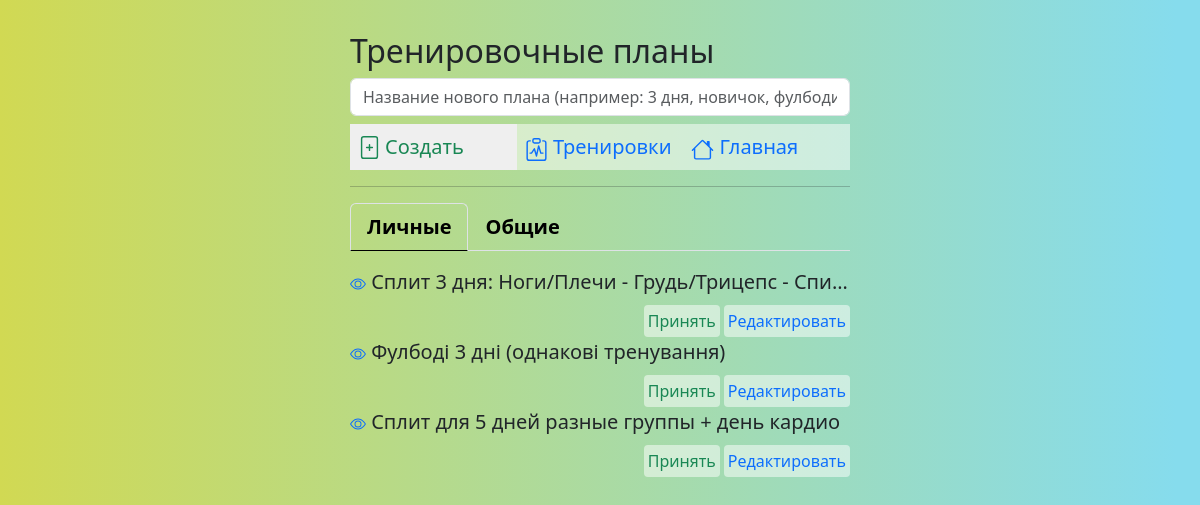
The app's page /plans_all (signed in) with its own data.
### _models.py (models this page shows, shortened)
class User(db.Model, UserMixin):
    __tablename__ = 'users'
    id = db.Column(db.Integer, primary_key=True)
    name = db.Column(db.String(80), nullable=False, unique=True)
    password = db.Column(db.String(80), nullable=False)
    role = db.Column(db.String(80), nullable=False, default='user')
    email = db.Column(db.String(80), unique=True, nullable=False)
    language = db.Column(db.String(20), default='EN')
    preferences = db.Column(db.Text, default=[])
    date_registration = Column(db.DateTime)
    date_last_activity = Column(db.DateTime)
    trainings = relationship('UserTraining', back_populates='user')

class Plan(db.Model):
    __tablename__ = 'plans'
    id = db.Column(db.Integer, primary_key=True)
    name = db.Column(db.String, default='New Plan')
    local_names = db.Column(db.Text)
    owner = db.Column(db.String, default='Admin')
    img = db.Column(db.Text)
    trainings = relationship('Training', secondary='plan_trainings', back_populates='plans')

### main.py (the view)
@app.route('/plans_all', methods=['POST', 'GET'])
@login_required
def plans_all():
    languages = config.LANGUAGES
    conditions = or_(Plan.owner == current_user.name, Plan.owner == 'admin')
    plans = Plan.query.filter(conditions).all()
    plan_ids = [plan.id for plan in plans]
    plan_trainings = Plan_Trainings.query.filter(Plan_Trainings.plan_id.in_(plan_ids)).all()
    trainings_ids = [plan_training.training_id for plan_training in plan_trainings]
    trains = Training.query.filter(Training.training_id.in_(trainings_ids)).all()
    trainings_in_plan = {}  # {plan: [trains], ...}
    plans_local_names = {} # {plan: local_name}
    json_trainings_in_plan = []
    for plan in plans:
        plans_local_names[plan] = json.loads(plan.local_names) if plan.local_names is not None else {lang: '' for lang in languages}
        trainings_in_plan[plan] = []
        for plan_train in plan_trainings:
            for train in trains:
                if train.training_id == plan_train.training_id and plan_train.plan_id == plan.id:
                    train_time = 0
                    ex_loc_names_user_lang = []
                    for exercise in train.exercises:
                        te = TrainingExercise.query.filter_by(training_id=train.training_id, exercise_id=exercise.exercise_id).first()
                        train_time += te.sets * exercise.time_per_set
                        ex_loc_names = json.loads(exercise.localized_name)
                        ex_loc_name = ex_loc_names[current_user.language]
                        ex_loc_names_user_lang.append(ex_loc_name)
                    train_local_names = json.loads(train.local_names) if train.local_names is not None else {current_user.language: train.name}
                    train_local_name = train_local_names[current_user.language]
                    trainings_in_plan[plan].append([train_local_name, train_time, ex_loc_names_user_lang])
    for plan in plans:
        json_trainings_in_plan.append((plan.id, plan.name, plan.owner, plan.local_names, trainings_in_plan[plan]))
    return render_template('plans_all.html', trainings_in_plan=trainings_in_plan, plans_local_names=plans_local_names)

### _logic.py (called while the page is built)
def load_localization_dict():
    phrases = Localization.query.all()
    phrases_list = {}
    for phrase in phrases:
        translations_dict = json.loads(phrase.translations)
        phrases_list[phrase.key] = translations_dict
    return phrases_list

### main.py (called while the page is built)
@login_manager.user_loader
def load_user(user_id):
    return User.query.get(int(user_id))

@app.context_processor
def inject_local_dict():
    local_dict = load_localization_dict()
    return {'local_dict': local_dict}

### templates/plans_all.html (shortened to what this page needs)
{% extends 'base.html' %}
{% block body %}
<div class="account-block pt-3">
    <div class="mt-3">
        <h2>
            {{local_dict['Training plans'][current_user.language]}}
        </h2>
    </div>
        <form action="/plan_new/0" method="post">
            <div class=" mb-2">
                <input type="text" name="plan_name" id="plan_name" class="form-control" placeholder="{{local_dict['new plan placeholder'][current_user.language]}}" required>
            </div>
            <div class="mb-2 d-flex">
                <div class="account-item fs-5 flex-grow-1 m-0 p-0 text-truncate">
                    <button type="submit" class="submit-no-border text-success d-flex str-link p-2">
                        {{local_dict['Create'][current_user.language]}}
                    </button>
                </div>
                <div class="account-item fs-5 m-0 p-0 text-truncate">
                     <a href="/new_train" class="str-link link-underline link-underline-opacity-0 p-2">
                         {{local_dict['Workouts'][current_user.language]}}
                     </a>
                </div>
                <div class="account-item fs-5 m-0 p-0 text-truncate">
                     <a href="/" class="str-link link-underline link-underline-opacity-0 p-2">
                         {{local_dict['Main'][current_user.language]}}
                     </a>
                </div>
            </div>
        </form>
        <hr>
        <ul class="nav nav-tabs mb-3 fs-5 fw-semibold" id="pills-tab" role="tablist">
                <li class="nav-item" role="presentation">
                    <button class="nav-link active" id="user_plans_tab" data-bs-toggle="pill" data-bs-target="#user_plans" type="button" role="tab" aria-controls="user_plans" aria-selected="true">
                        {{local_dict['Personal'][current_user.language]}}
                    </button>
                </li>
                <li class="nav-item" role="presentation">
                    <button class="nav-link" id="common_tab_tab" data-bs-toggle="pill" data-bs-target="#common_plans" type="button" role="tab" aria-controls="common_plans" aria-selected="false">
                        {{local_dict['General'][current_user.language]}}
                    </button>
                </li>
        </ul>
        <div class="tab-content" id="tabContent">
            <div class="tab-pane fade show active" id="user_plans" role="tabpanel" aria-labelledby="user_plans_tab" tabindex="0">
                {% for plan, trains in trainings_in_plan.items() %}
                {% if plan.owner == current_user.name %}
                    <div class="row">
                            <div class="fs-5  mb-2 text-truncate">
                                <a class="link-underline link-underline-opacity-0" data-bs-toggle="collapse" href="#collapse_user_plan{{plan.id}}" role="button" aria-expanded="false" aria-controls="collapse_user_plan{{plan.id}}">
                                    <span class="text-dark">{{plan.name}}</span>
                                </a>
                            </div>
                            <div class="d-flex justify-content-end">
                                <div class="mx-1">
                                    <a href="/assign_training/{{plan.id}}" class="btn-personal str-link p-1 rounded-1 link-underline link-underline-opacity-0 text-success">
                                        {{local_dict['Accept'][current_user.language]}}
                                    </a>
                                </div>
                                <div class="mx-0">
                                    {% if plan.owner == current_user.name %}
                                        <a href="/plan_new/{{plan.id}}" class="btn-personal str-link p-1 rounded-1 link-underline link-underline-opacity-0 text-primary">
                                            {{local_dict['Edit'][current_user.language]}}
                                        </a>
                                    {% endif %}
                                </div>
                            </div>
                    </div>
                {% endif %}
                {% endfor %}
            </div>
        </div>
</div>
{% endblock %}

### templates/base.html (shortened to what this page needs)
<!doctype html>
<html lang="ru">
<head>
    <link rel="stylesheet" href="{{ url_for('static', filename='css/bootstrap.min.css' )}}">
    <link rel="stylesheet" href="{{ url_for('static', filename='css/main.css' )}}">
    <link href="https://cdnjs.cloudflare.com/ajax/libs/select2/4.1.0-beta.1/css/select2.min.css" rel="stylesheet" />
</head>
<body>
    <div class="container">
        {% block body %}{% endblock %}
    </div>
</body>
</html>

### static/css/main.css (style rules this page uses)
body { background-image: linear-gradient(90deg, rgba(2,0,36,1) 0%, rgba(209,217,83,1) 0%, rgba(134,220,237,1) 98%); background-size: cover; background-repeat: no-repeat; background-attachment: fixed; }
.nav-link.active { background-color: rgba(0, 0, 0, 0.2); }
.str-link { display: inline-block; width: 100%; height: 100%; }
.nav-tabs .nav-item .nav-link { color: black; }
.nav-tabs .nav-item .nav-link.active { background-color: rgba(255,255,240, 0); border-bottom: solid black; border-width: 1px; }
.account-block { position: absolute; top: 0; left: 0; width:100%; max-width: 500px; left: 50%; transform: translateX(-50%); }
.account-item { width: 100%; background-color: rgba(255,255,255, 0.5); margin: 3px; padding: 7px; border: none; }
.btn-personal { background-color: rgba(255,255,255, 0.5); border: none; }
.submit-no-border { border: none; }

### records on screen
User: language "Тренировочные планы", plan_name "Название нового плана (например: 3 дня, новичок, фулбоди)", language "Создать", language "Тренировки", language "Главная", language "Личные", language "Общие", language "Принять", language "Редактировать"
Plan: name "Сплит 3 дня: Ноги/Плечи - Грудь/Трицепс - Спи…"
Plan: name "Фулбоді 3 дні (однакові тренування)"
Plan: name "Сплит для 5 дней разные группы + день кардио"
